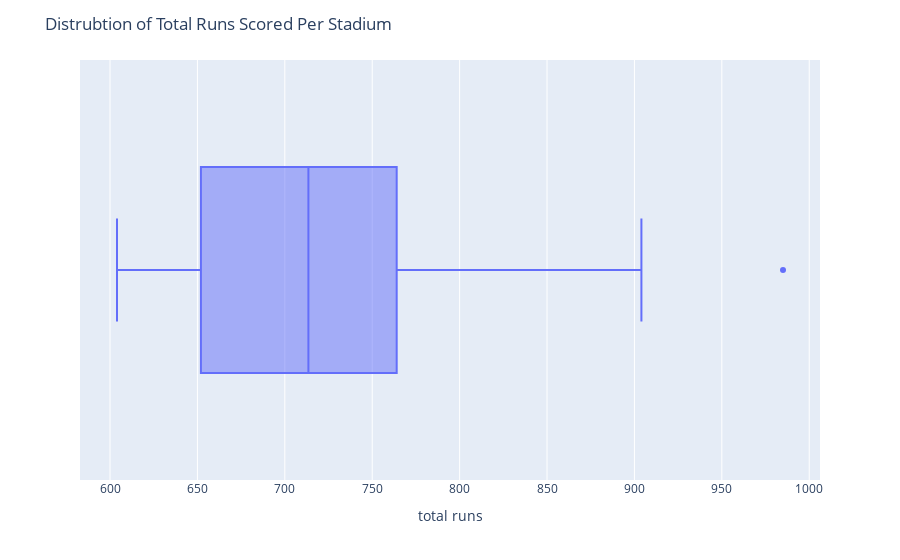

The notebook cell this image was saved under:
### Code cell
fig6 = px.box(Runs,x='total runs')
fig6.update_layout(title='Distrubtion of Total Runs Scored Per Stadium')
fig6

### Figure 1 — Plotly figure (JSON) as saved in the notebook; plotly's stock layout.template omitted (floating-point values rounded to 4 significant figures)
{"data": [{"alignmentgroup": "True", "hovertemplate": "total runs=%{x}<extra></extra>", "legendgroup": "", "marker": {"color": "#636efa"}, "name": "", "notched": false, "offsetgroup": "", "orientation": "h", "showlegend": false, "type": "box", "x": [677, 688, 715, 904, 640, 642, 738, 985, 611, 857, 816, 781, 748, 604, 692, 637, 672, 641, 712, 746, 733, 799, 764, 715, 823, 652, 732, 674, 636, 703], "x0": " ", "xaxis": "x", "y0": " ", "yaxis": "y"}], "layout": {"autosize": true, "boxmode": "group", "legend": {"tracegroupgap": 0}, "margin": {"t": 60}, "title": {"text": "Distrubtion of Total Runs Scored Per Stadium"}, "xaxis": {"anchor": "y", "autorange": true, "domain": [0, 1], "range": [582.8, 1006.0], "title": {"text": "total runs"}, "type": "linear"}, "yaxis": {"anchor": "x", "autorange": true, "domain": [0, 1], "range": [-0.5, 0.5], "type": "category"}}}
